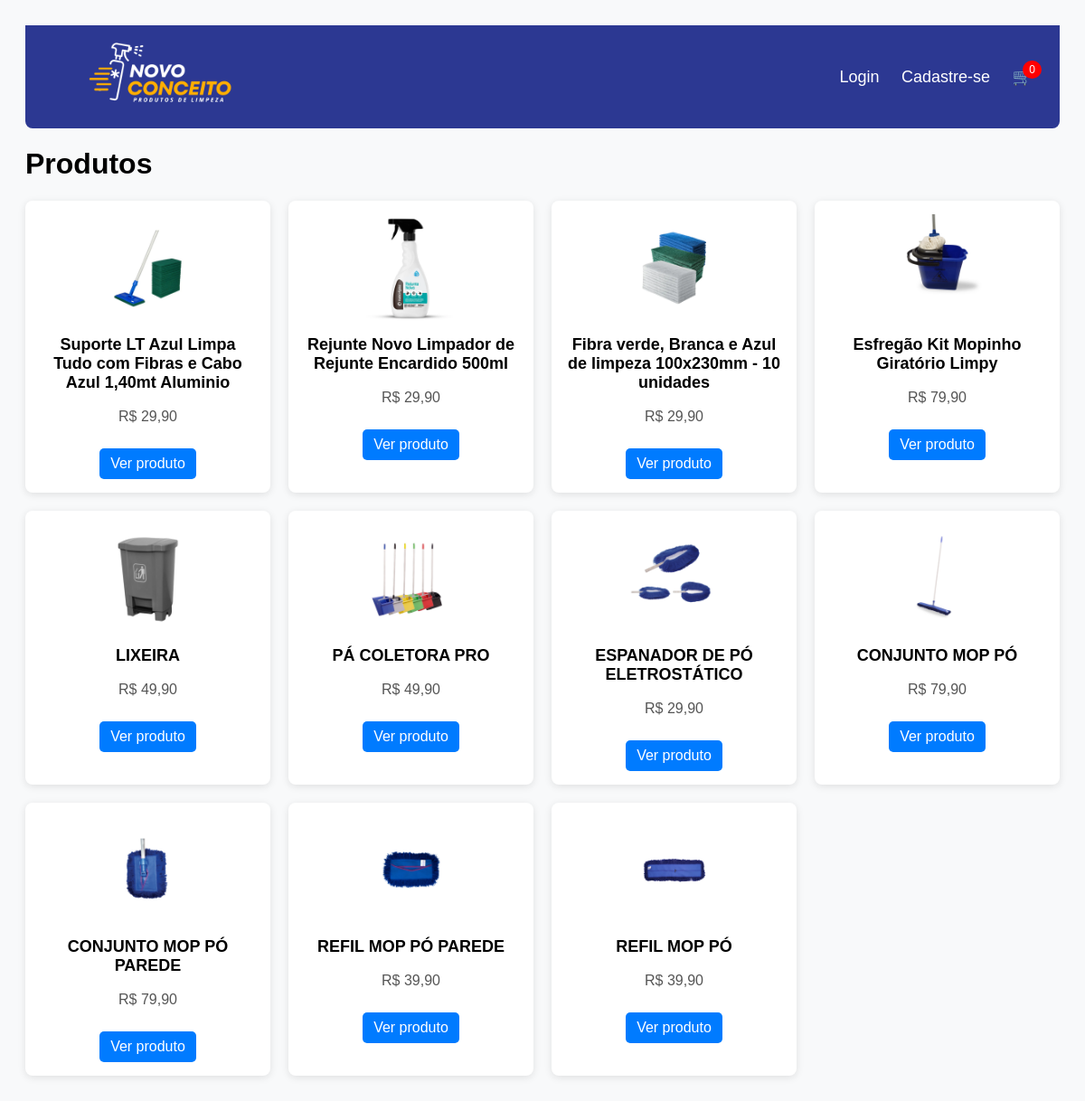
The page / on the database its author committed.
### home/models.py (models this page shows, shortened)
class Produto(models.Model):
    nome = models.CharField(max_length=100)
    descricao = models.TextField()
    preco = models.DecimalField(max_digits=10, decimal_places=2)
    imagem = models.ImageField(upload_to='produtos/')
    video = models.FileField(upload_to='produtos/videos/', blank=True, null=True)
    estoque = models.PositiveIntegerField()
    formas_pagamento = models.TextField(help_text="Ex: Pix, Boleto, Cartão em até 3x")

### home/views.py (the view)
# urls.py: path('', HomeView.as_view(), name='home'),
class HomeView(ListView):
    model = Produto
    template_name = 'home.html'
    context_object_name = 'produtos'

### home/templates/home.html (shortened to what this page needs)
{% load static %}
<!DOCTYPE html>
<html lang="pt-br">
<head>
</head>
<body>
    <header class="topbar">
        <div class="logo">
            <a href="{% url 'home'%}" style="color: white; font-weight: bold; text-decoration: none;">
                <img src="{% static 'home/novoconceito.png' %}" alt="Logo" class="logo-img">
            </a>
        </div>
        <nav class="nav">
            {% if not user.is_authenticated %}
            <a href="{% url 'login' %}">Login</a>
            <a href="{% url 'cadastro' %}">Cadastre-se</a>
            <a href="{% url 'carrinho' %}" class="carrinho-icon">
                🛒
                {% if request.session.carrinho %}
                <span class="contador">{{ request.session.carrinho|length }}</span>
                {% else %}
                <span class="contador">0</span>
                {% endif %}
                {% endif %}
            </a>
        </nav>
    </header>
    <h1>Produtos</h1>
    <div class="grid">
        {% for produto in produtos %}
        <div class="card">
            <img src="{{ produto.imagem.url }}" alt="{{ produto.nome }}">
            <h3>{{ produto.nome }}</h3>
            <p>R$ {{ produto.preco|floatformat:2 }}</p>
            <a href="{% url 'produto_detail' produto.id %}" class="btn">Ver produto</a>
        </div>
        {% endfor %}
    </div>
</body>
</html>

### home/templates/home.html (style rules this page uses)
body { font-family: Arial, sans-serif; background: #f8f9fa; padding: 20px; }
.topbar { background-color: #2c3892; color: white; display: flex; justify-content: space-between; align-items: center; padding: 15px 30px; border-radius: 0 0 8px 8px; }
.nav a { color: white; margin-left: 20px; font-size: 18px; text-decoration: none; position: relative; }
.carrinho-icon { font-size: 30px; }
.contador { background-color: red; color: white; font-size: 12px; border-radius: 50%; padding: 3px 7px; position: absolute; top: -8px; right: -10px; }
.logo-img { height: 80px; width: auto; object-fit: contain; }
.grid { display: grid; grid-template-columns: repeat(auto-fit, minmax(250px, 1fr)); gap: 20px; }
.card { background: white; border-radius: 8px; padding: 15px; box-shadow: 0 2px 8px rgba(0, 0, 0, 0.1); text-align: center; }
.card img { max-width: 50%; height: auto; }
.card h3 { margin-top: 10px; font-size: 18px; }
.card p { color: #555; }
.btn { margin-top: 10px; background: #007bff; color: white; padding: 8px 12px; border: none; border-radius: 5px; text-decoration: none; display: inline-block; }

### rows shown on the page
Produto: imagem (picture), nome "Suporte LT Azul Limpa Tudo com Fibras e Cabo Azul 1,40mt Aluminio", preco "29,90"
Produto: imagem (picture), nome "Rejunte Novo Limpador de Rejunte Encardido 500ml", preco "29,90"
Produto: imagem (picture), nome "Fibra verde, Branca e Azul de limpeza 100x230mm - 10 unidades", preco "29,90"
Produto: imagem (picture), nome "Esfregão Kit Mopinho Giratório Limpy", preco "79,90"
Produto: imagem (picture), nome "LIXEIRA", preco "49,90"
Produto: imagem (picture), nome "PÁ COLETORA PRO", preco "49,90"
Produto: imagem (picture), nome "ESPANADOR DE PÓ ELETROSTÁTICO", preco "29,90"
Produto: imagem (picture), nome "CONJUNTO MOP PÓ", preco "79,90"
Produto: imagem (picture), nome "CONJUNTO MOP PÓ PAREDE", preco "79,90"
Produto: imagem (picture), nome "REFIL MOP PÓ PAREDE", preco "39,90"
Produto: imagem (picture), nome "REFIL MOP PÓ", preco "39,90"
